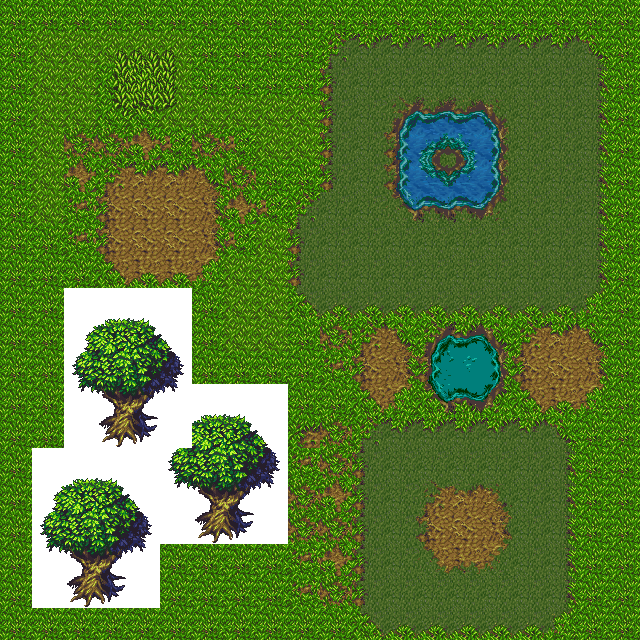

The image is a tile-based game level rendered from a .tmx file. Its description and complete source (layers, tilesets, objects, tile grids) follow:
An orthogonal 20x20 tile map with 32x32 px tiles, 2 tile layers (ground, Trees) and 1 object (Player).

<map version="1.0" tiledversion="1.1.6" orientation="orthogonal" renderorder="right-down" width="20" height="20" tilewidth="32" tileheight="32" infinite="0" nextobjectid="3">
 <tileset firstgid="1" source="map.tsx" />
 <layer name="ground" width="20" height="20">
  <data encoding="csv">
34,34,34,34,34,34,34,34,34,34,34,34,34,34,34,34,34,34,34,34,
34,1,1,49,50,51,34,34,34,34,139,140,140,140,140,140,140,140,141,34,
34,1,1,65,66,67,34,34,34,34,155,156,156,156,156,156,156,156,157,34,
34,1,1,81,82,83,1,1,1,1,155,156,52,53,53,54,156,156,157,34,
34,1,2,2,33,17,2,17,1,1,155,156,68,87,88,70,156,156,157,34,
34,1,33,3,4,4,5,2,34,34,155,156,68,103,104,70,156,156,157,34,
34,1,18,19,20,20,21,33,17,139,156,156,84,85,85,86,156,156,157,34,
34,34,18,19,20,20,21,17,1,155,156,156,156,156,156,156,156,156,157,34,
34,34,34,35,36,36,37,1,1,155,156,156,156,156,156,156,156,156,157,34,
34,34,34,34,34,34,34,1,1,171,172,172,172,172,172,172,172,172,173,34,
34,34,34,34,34,34,34,1,1,34,2,3,5,6,7,8,3,4,5,34,
34,34,34,34,34,34,34,34,34,34,18,19,21,22,23,24,19,20,21,34,
34,34,34,34,34,34,34,34,34,34,34,35,37,38,39,40,35,36,37,34,
34,34,34,34,34,34,34,34,34,9,2,139,140,140,140,140,140,141,34,34,
34,34,34,34,34,34,34,34,34,18,2,155,156,156,156,156,156,157,34,34,
34,34,34,34,34,34,34,34,18,2,33,155,156,142,143,144,156,157,34,34,
34,34,34,34,34,34,34,34,19,2,2,155,156,158,159,160,156,157,34,34,
34,34,34,34,34,34,34,34,34,18,33,155,156,174,175,176,156,157,34,34,
34,34,34,34,34,34,34,34,34,18,2,155,156,156,156,156,156,157,34,34,
34,34,34,34,34,34,34,34,34,34,34,171,172,172,172,172,172,173,34,34
</data>
 </layer>
 <layer name="Trees" width="20" height="20">
  <data encoding="csv">
0,0,0,0,0,0,0,0,0,0,0,0,0,0,0,0,0,0,0,0,
0,0,0,0,0,0,0,0,0,0,0,0,0,0,0,0,0,0,0,0,
0,0,0,0,0,0,0,0,0,0,0,0,0,0,0,0,0,0,0,0,
0,0,0,0,0,0,0,0,0,0,0,0,0,0,0,0,0,0,0,0,
0,0,0,0,0,0,0,0,0,0,0,0,0,0,0,0,0,0,0,0,
0,0,0,0,0,0,0,0,0,0,0,0,0,0,0,0,0,0,0,0,
0,0,0,0,0,0,0,0,0,0,0,0,0,0,0,0,0,0,0,0,
0,0,0,0,0,0,0,0,0,0,0,0,0,0,0,0,0,0,0,0,
0,0,0,0,0,0,0,0,0,0,0,0,0,0,0,0,0,0,0,0,
0,0,189,190,191,192,0,0,0,0,0,0,0,0,0,0,0,0,0,0,
0,0,205,206,207,208,0,0,0,0,0,0,0,0,0,0,0,0,0,0,
0,0,221,222,223,224,0,0,0,0,0,0,0,0,0,0,0,0,0,0,
0,0,237,238,239,240,190,191,192,0,0,0,0,0,0,0,0,0,0,0,
0,0,253,254,255,256,206,207,208,0,0,0,0,0,0,0,0,0,0,0,
0,189,190,191,192,221,222,223,224,0,0,0,0,0,0,0,0,0,0,0,
0,205,206,207,208,237,238,239,240,0,0,0,0,0,0,0,0,0,0,0,
0,221,222,223,224,253,254,255,256,0,0,0,0,0,0,0,0,0,0,0,
0,237,238,239,240,0,0,0,0,0,0,0,0,0,0,0,0,0,0,0,
0,253,254,255,256,0,0,0,0,0,0,0,0,0,0,0,0,0,0,0,
0,0,0,0,0,0,0,0,0,0,0,0,0,0,0,0,0,0,0,0
</data>
 </layer>
 <objectgroup name="Spawn Point">
  <object id="1" name="Player" x="131" y="192" width="30" height="31" />
 </objectgroup>
</map>